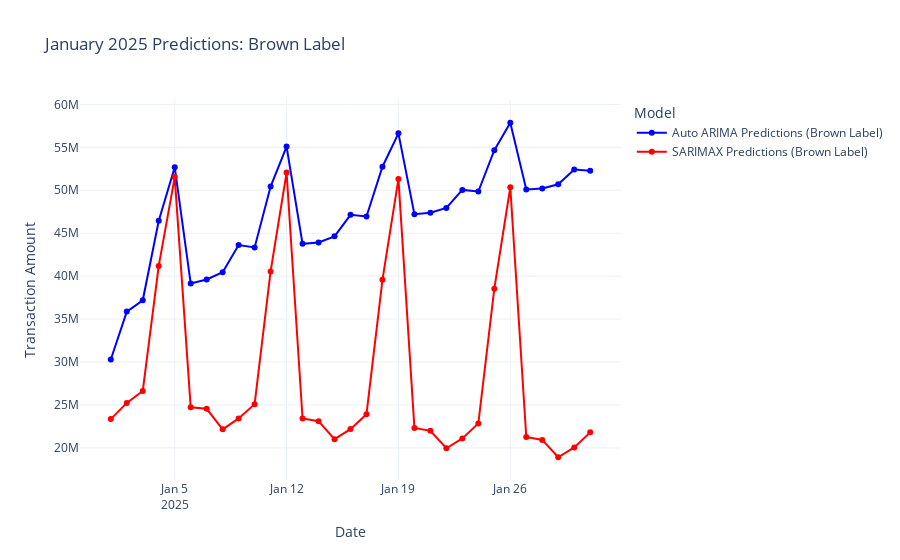

The notebook cell this image was saved under:
### Code cell
# Group data by ATM_Type
atm_type_forecasts = {}

for atm_type, cluster_data in df.groupby('ATM_Type'):
	# Resample the time series data for the current ATM type
	cluster_time_series = cluster_data[['Date', 'Transaction_Amount', 'is_salary_day', 'is_holiday']].copy()
	cluster_time_series.set_index('Date', inplace=True)
	cluster_time_series = cluster_time_series.resample('D').sum()

	# Prepare exogenous variables for January 2025 for the current ATM type
	january_2025_exog = pd.DataFrame({
		'is_salary_day': [1 if day <= 8 else 0 for day in range(1, 32)],
		'is_holiday': [0] * 31  # Assuming no holidays in January 2025; update if needed
	})

	# Predict January 2025 for the current ATM type using both models
	january_2025_forecast = pd.DataFrame({
		'Date': pd.date_range(start='2025-01-01', end='2025-01-31', freq='D'),
		'Auto_ARIMA_Forecast': Auto_arima_model.predict(n_periods=31),
		'SARIMAX_Forecast': Sarimax_model_fit.get_forecast(steps=31, exog=january_2025_exog).predicted_mean
	})

	# Store the forecast for the current ATM type
	atm_type_forecasts[atm_type] = january_2025_forecast

	# Plot the predictions for the current ATM type
	fig = go.Figure()

	# Add Auto ARIMA predictions
	fig.add_trace(go.Scatter(
		x=january_2025_forecast['Date'],
		y=january_2025_forecast['Auto_ARIMA_Forecast'],
		mode='lines+markers',
		name=f'Auto ARIMA Predictions ({atm_type})',
		line=dict(color='blue')
	))

	# Add SARIMAX predictions
	fig.add_trace(go.Scatter(
		x=january_2025_forecast['Date'],
		y=january_2025_forecast['SARIMAX_Forecast'],
		mode='lines+markers',
		name=f'SARIMAX Predictions ({atm_type})',
		line=dict(color='red')
	))

	# Customize the layout
	fig.update_layout(
		title=f'January 2025 Predictions: {atm_type}',
		xaxis_title='Date',
		yaxis_title='Transaction Amount',
		legend_title='Model',
		template='plotly_white'
	)

	# Show the graph
	fig.show()

# The `atm_type_forecasts` dictionary contains predictions for each ATM type.

### Figure 1 — Plotly figure (JSON) as saved in the notebook; plotly's stock layout.template omitted (floating-point values rounded to 4 significant figures)
{"data": [{"line": {"color": "blue"}, "mode": "lines+markers", "name": "Auto ARIMA Predictions (Brown Label)", "type": "scatter", "x": ["2025-01-01T00:00:00", "2025-01-02T00:00:00", "2025-01-03T00:00:00", "2025-01-04T00:00:00", "2025-01-05T00:00:00", "2025-01-06T00:00:00", "2025-01-07T00:00:00", "2025-01-08T00:00:00", "2025-01-09T00:00:00", "2025-01-10T00:00:00", "2025-01-11T00:00:00", "2025-01-12T00:00:00", "2025-01-13T00:00:00", "2025-01-14T00:00:00", "2025-01-15T00:00:00", "2025-01-16T00:00:00", "2025-01-17T00:00:00", "2025-01-18T00:00:00", "2025-01-19T00:00:00", "2025-01-20T00:00:00", "2025-01-21T00:00:00", "2025-01-22T00:00:00", "2025-01-23T00:00:00", "2025-01-24T00:00:00", "2025-01-25T00:00:00", "2025-01-26T00:00:00", "2025-01-27T00:00:00", "2025-01-28T00:00:00", "2025-01-29T00:00:00", "2025-01-30T00:00:00", "2025-01-31T00:00:00"], "y": [30300000.0, 35870000.0, 37180000.0, 46440000.0, 52680000.0, 39150000.0, 39610000.0, 40460000.0, 43630000.0, 43350000.0, 50430000.0, 55090000.0, 43760000.0, 43920000.0, 44630000.0, 47140000.0, 46950000.0, 52740000.0, 56630000.0, 47210000.0, 47380000.0, 47940000.0, 50040000.0, 49850000.0, 54670000.0, 57860000.0, 50090000.0, 50220000.0, 50690000.0, 52420000.0, 52270000.0]}, {"line": {"color": "red"}, "mode": "lines+markers", "name": "SARIMAX Predictions (Brown Label)", "type": "scatter", "x": ["2025-01-01T00:00:00", "2025-01-02T00:00:00", "2025-01-03T00:00:00", "2025-01-04T00:00:00", "2025-01-05T00:00:00", "2025-01-06T00:00:00", "2025-01-07T00:00:00", "2025-01-08T00:00:00", "2025-01-09T00:00:00", "2025-01-10T00:00:00", "2025-01-11T00:00:00", "2025-01-12T00:00:00", "2025-01-13T00:00:00", "2025-01-14T00:00:00", "2025-01-15T00:00:00", "2025-01-16T00:00:00", "2025-01-17T00:00:00", "2025-01-18T00:00:00", "2025-01-19T00:00:00", "2025-01-20T00:00:00", "2025-01-21T00:00:00", "2025-01-22T00:00:00", "2025-01-23T00:00:00", "2025-01-24T00:00:00", "2025-01-25T00:00:00", "2025-01-26T00:00:00", "2025-01-27T00:00:00", "2025-01-28T00:00:00", "2025-01-29T00:00:00", "2025-01-30T00:00:00", "2025-01-31T00:00:00"], "y": [23350000.0, 25240000.0, 26630000.0, 41190000.0, 51540000.0, 24730000.0, 24550000.0, 22170000.0, 23430000.0, 25100000.0, 40550000.0, 52060000.0, 23430000.0, 23110000.0, 21020000.0, 22190000.0, 23920000.0, 39570000.0, 51320000.0, 22330000.0, 21980000.0, 19950000.0, 21100000.0, 22850000.0, 38540000.0, 50350000.0, 21270000.0, 20930000.0, 18910000.0, 20050000.0, 21810000.0]}], "layout": {"legend": {"title": {"text": "Model"}}, "title": {"text": "January 2025 Predictions: Brown Label"}, "xaxis": {"title": {"text": "Date"}}, "yaxis": {"title": {"text": "Transaction Amount"}}}}
